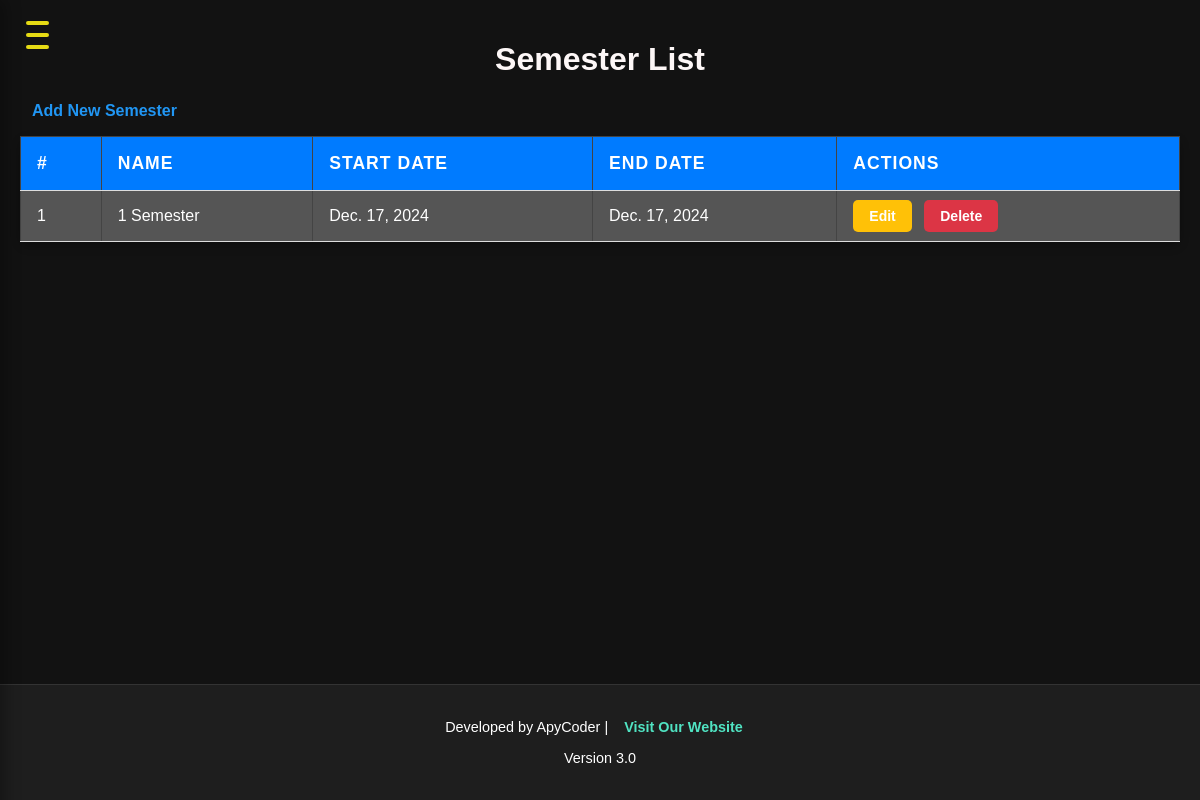
The app's page /semesters/ with its own data.
### app1/models.py (models this page shows, shortened)
class Semester(models.Model):
    name = models.CharField(max_length=100, unique=True, help_text="Semester name (e.g., Fall 2024)")
    start_date = models.DateField(help_text="Start date of the semester")
    end_date = models.DateField(help_text="End date of the semester")
    description = models.TextField(help_text="Brief description of the semester", blank=True, null=True)

### app1/views.py (the view)
# urls.py: path('semesters/', views.semester_list, name='semester_list'),
def semester_list(request):
    semesters = Semester.objects.all()
    return render(request, 'semester_list.html', {'semesters': semesters})

### templates/semester_list.html (shortened to what this page needs)
{% extends 'base.html' %}
{% block content %}
<h1>Semester List</h1>
<a href="{% url 'semester_create' %}" class="btn btn-primary">Add New Semester</a>
<table class="table">
    <thead>
        <tr>
            <th>#</th>
            <th>Name</th>
            <th>Start Date</th>
            <th>End Date</th>
            <th>Actions</th>
        </tr>
    </thead>
    <tbody>
        {% for semester in semesters %}
        <tr>
            <td>{{ forloop.counter }}</td>
            <td>{{ semester.name }}</td>
            <td>{{ semester.start_date }}</td>
            <td>{{ semester.end_date }}</td>
            <td>
                <a href="{% url 'semester_update' semester.id %}" class="btn btn-warning btn-sm">Edit</a>
                <a href="{% url 'semester_delete' semester.id %}" class="btn btn-danger btn-sm">Delete</a>
            </td>
        </tr>
        {% endfor %}
    </tbody>
</table>
{% endblock %}

### static/css/home.css (style rules this page uses)
body, html { margin: 0; padding: 0; font-family: 'Arial', sans-serif; background-color: #121212; color: #ffffff; display: flex; flex-direction: column; min-height: 100vh; }
table { width: 100%; border-collapse: collapse; background-color: #333; border-radius: 8px; box-shadow: 0 4px 10px rgba(0, 0, 0, 0.3); }
th, td { padding: 12px 15px; text-align: center; border: 1px solid #444; transition: background-color 0.3s ease; }
th { background-color: #4CAF50; color: white; text-transform: uppercase; letter-spacing: 1px; }
td { background-color: #555; }
a { color: #2196F3; text-decoration: none; font-weight: bold; padding: 8px 12px; border-radius: 4px; transition: all 0.3s ease; text-transform: capitalize; }

### templates/semester_list.html (style rules this page uses)
h1 { font-size: 2rem; font-weight: bold; text-align: center; margin-bottom: 1.5rem; color: hsl(0, 60%, 98%); }
.table { width: 100%; margin-top: 1rem; border-collapse: collapse; background-color: hsl(0, 0%, 0%); }
.table th, .table td { padding: 1rem; text-align: left; border-bottom: 1px solid #ddd; }
.table th { background-color: #007bff; color: white; font-size: 1.1rem; }
.table .btn { padding: 0.5rem 1rem; font-size: 0.875rem; border-radius: 5px; text-decoration: none; margin-right: 0.5rem; }
.table .btn-warning { background-color: #ffc107; color: white; border: none; }
.table .btn-danger { background-color: #dc3545; color: white; border: none; }

### records on screen
Semester: name "1 Semester", start_date "Dec. 17, 2024", end_date "Dec. 17, 2024"
